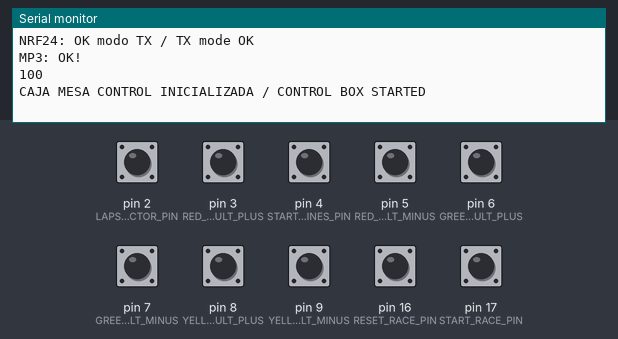
Recording of a program running on a simulated Arduino Uno, built with avr-gcc and run on an emulated ATmega328P. On the bench: the last lines printed to the serial monitor. The inputs (shaded band) are chosen by the test bench; at power-on: pin 2 (LAPS_SELECTOR_PIN), pin 3 (RED_TEAM_FAULT_PLUS), pin 4 (START_ENGINES_PIN), pin 5 (RED_TEAM_FAULT_MINUS), pin 6 (GREEN_TEAM_FAULT_PLUS), pin 7 (GREEN_TEAM_FAULT_MINUS), pin 8 (YELLOW_TEAM_FAULT_PLUS), pin 9 (YELLOW_TEAM_FAULT_MINUS), pin 16 (RESET_RACE_PIN), pin 17 (START_RACE_PIN) HIGH. Random numbers use the default seed unless the program sets one; no radio packets arrive unless stated; the audio player accepts every command and is not drawn.

Above: at 1.7 s.
1.8 s: pin 3 (RED_TEAM_FAULT_PLUS) pulled LOW for 0.15 s
At 3.0 s:
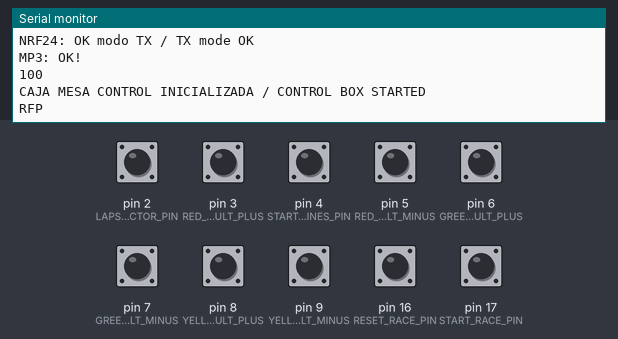
3.4 s: pin 5 (RED_TEAM_FAULT_MINUS) pulled LOW for 0.15 s
At 4.3 s:
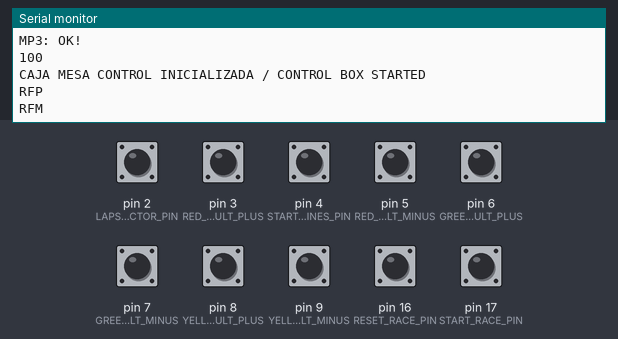
5.0 s: pin 6 (GREEN_TEAM_FAULT_PLUS) pulled LOW for 0.15 s
At 5.6 s:
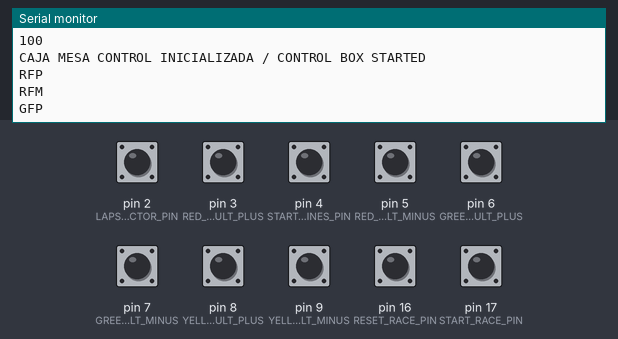
6.6 s: pin 7 (GREEN_TEAM_FAULT_MINUS) pulled LOW for 0.15 s
At 7.8 s:
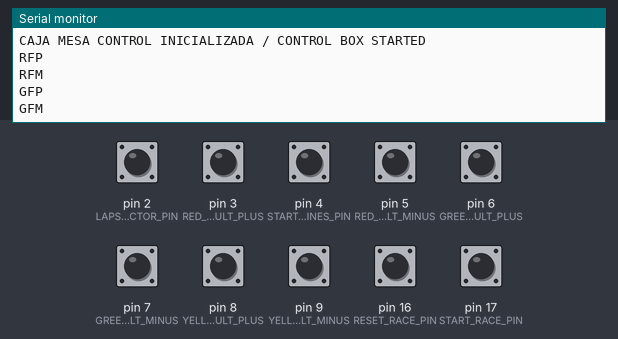
8.2 s: pin 8 (YELLOW_TEAM_FAULT_PLUS) pulled LOW for 0.15 s
At 9.2 s:
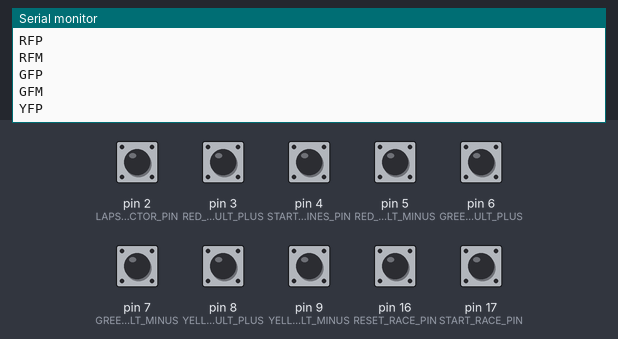
9.8 s: pin 9 (YELLOW_TEAM_FAULT_MINUS) pulled LOW for 0.15 s
At 10.4 s:
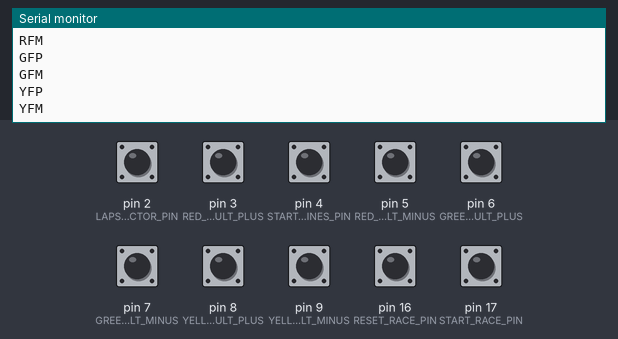

The program:

main.cpp
```cpp
/*
  CRONOMETRAJE F2C TEAM RACING / F2C TEAM RACING TIMING
  CAJA MESA CONTROL módulo 2.4 gHz / CONTROL BOX 2.4 gHz module
  v3.0 actualizado 21sep2023 / updated sep212023
*/

#include "config.h"
#include "main.h"

void setup() {
    Serial.begin(SERIAL_MONITOR_BAUDS);
    init_pins();
    verify_config_mode();

    init_radio();
    #ifdef AUDIO_ENABLED
    init_player();
    #endif
    verify_laps_selector_pin(true);

    #ifdef DEBUG
    Serial.println("CAJA MESA CONTROL INICIALIZADA / CONTROL BOX STARTED");
    #endif
}

void loop() {
    loop_buttons();
}
```

main.h
```cpp
#pragma once

#include "config.h"

void init_pins() {
    pinMode(DF_BUSY_PIN, INPUT_PULLUP);

    // Config pines para objetos de control de pulsadores, todos con PULLUP habilitado
    // Pins config for pushbuttons control objects, all with enabled PULLUP
    btn_rtfp.attach(RED_TEAM_FAULT_PLUS, INPUT_PULLUP);
    btn_rtfm.attach(RED_TEAM_FAULT_MINUS, INPUT_PULLUP);
    btn_gtfp.attach(GREEN_TEAM_FAULT_PLUS, INPUT_PULLUP);
    btn_gtfm.attach(GREEN_TEAM_FAULT_MINUS, INPUT_PULLUP);
    btn_ytfp.attach(YELLOW_TEAM_FAULT_PLUS, INPUT_PULLUP);
    btn_ytfm.attach(YELLOW_TEAM_FAULT_MINUS, INPUT_PULLUP);
    btn_sr.attach(START_RACE_PIN, INPUT_PULLUP);
    btn_rr.attach(RESET_RACE_PIN, INPUT_PULLUP);
    btn_se.attach(START_ENGINES_PIN, INPUT_PULLUP);
    btn_ls.attach(LAPS_SELECTOR_PIN, INPUT_PULLUP);

    // Intervalo de lectura para debouncing / debouncing interval
    btn_rtfp.interval(BUTTONS_READING_FREQ);
    btn_rtfm.interval(BUTTONS_READING_FREQ);
    btn_gtfp.interval(BUTTONS_READING_FREQ);
    btn_gtfm.interval(BUTTONS_READING_FREQ);
    btn_ytfp.interval(BUTTONS_READING_FREQ);
    btn_ytfm.interval(BUTTONS_READING_FREQ);
    btn_sr.interval(BUTTONS_READING_FREQ);
    btn_rr.interval(BUTTONS_READING_FREQ);
    btn_se.interval(BUTTONS_READING_FREQ);
    btn_ls.interval(BUTTONS_READING_FREQ);

    randomSeed(analogRead(4));
}

void init_radio() {
    if (!radio.begin()) {
        #ifdef DEBUG
        Serial.println(F("NRF24: ERROR"));
        #endif
        for(;;);
    }

    radio.setPALevel(RF24_PA_MAX); //(RF24_PA_MIN|RF24_PA_LOW|RF24_PA_HIGH|RF24_PA_MAX)
    radio.setDataRate(RF24_250KBPS); //(RF24_250KBPS|RF24_1MBPS|RF24_2MBPS)
    radio.setChannel(NRF_CHANNEL);
    radio.setPayloadSize(sizeof(payload));
    radio.openWritingPipe(RADIO_ADDRESSES[0]);
    radio.stopListening(); // Modo TX / TX Mode

    #ifdef DEBUG
    Serial.println(F("NRF24: OK modo TX / TX mode OK"));
    #endif
}

void init_player() {
    #ifdef AUDIO_ENABLED
    dfSerial.begin(9600);

    if (!dfPlayer.begin(dfSerial)) {
        #ifdef DEBUG
        Serial.println(F("MP3: ERROR"));
        #endif
        for(;;);
    }
    dfPlayer.volume(AUDIO_VOLUME);

    #ifdef DEBUG
    Serial.println(F("MP3: OK!"));
    #endif
    #endif
}

void send_radio_payload(int node) {
    if (node == -1) {
        for (int i = 0; i < 3; i++) {
            radio.openWritingPipe(RADIO_ADDRESSES[i]);
            radio.stopListening();
            // Asigna un id al azar / chooses a random id for the message
            ltoa(random(1, 65535), payload.id, 10);
            radio.write(&payload, sizeof(payload));
            delayMicroseconds(500);
        }
    } else {
        radio.openWritingPipe(RADIO_ADDRESSES[node]);
        radio.stopListening();
        // Asigna un id al azar / chooses a random id for the message
        ltoa(random(1, 65535), payload.id, 10);
        radio.write(&payload, sizeof(payload));
    }

    #ifdef DEBUG
    Serial.println(payload.data);
    #endif
}

void verify_laps_selector_pin(boolean onBoot = false) {
    // Chequea el estado del selector de vueltas y manda el mensaje
    // Se aprovecha también para cambiar entre audio español o inglés al iniciar
    // Check status for the laps selector switch and sends the message
    // Is also used to switch between spanish and english audio when booting
    if (btn_ls.read()) {
        strcpy(payload.data, "100");

        #ifdef AUDIO_ENABLED
        if (onBoot) { current_audio_ptr = 1; }
        #endif
    } else {
        strcpy(payload.data, "200");

        #ifdef AUDIO_ENABLED
        if (onBoot) { current_audio_ptr = 2; }
        #endif
    }

    send_radio_payload(-1);
}

void verify_config_mode() {
    mode = digitalRead(START_RACE_PIN) ? NORMAL: CONFIG;
}

void loop_buttons() {
    int destination_node = -1;
    static bool sendRadioCommand = false;

    // Rutinas de control de los pulsadores, deben ejecutarse tan seguido como se pueda en el loop
    // Pushbuttons control routines, must be executed as fast as possible in the main loop
    btn_rtfp.update();
    btn_rtfm.update();
    btn_gtfp.update();
    btn_gtfm.update();
    btn_ytfp.update();
    btn_ytfm.update();
    btn_sr.update();
    btn_rr.update();
    btn_se.update();
    btn_ls.update();

    // Equipo rojo, pulsadores agregado y resta falta / Red team, add / delete warning pushbuttons
    if (btn_rtfp.fell()) {
        if (mode == NORMAL) {
            strcpy(payload.data, "RFP");
            destination_node = 0;
        } else {
            strcpy(payload.data, "BRP");
        }
        sendRadioCommand = true;
    }
    if (btn_rtfm.fell()) {
        if (mode == NORMAL) {
            strcpy(payload.data, "RFM");
            destination_node = 0;
        } else {
            strcpy(payload.data, "BRM");
        }
        sendRadioCommand = true;
    }

    // Equipo verde, pulsadores agregado y resta falta / Green team, add / delete warning pushbuttons
    if (btn_gtfp.fell()) {
        strcpy(payload.data, "GFP");
        destination_node = 1;
        sendRadioCommand = true;
    }
    if (btn_gtfm.fell()) {
        strcpy(payload.data, "GFM");
        destination_node = 1;
        sendRadioCommand = true;
    }

    // Equipo amarillo, pulsadores agregado y resta falta / Yellow team, add / delete warning pushbuttons
    if (btn_ytfp.fell()) {
        strcpy(payload.data, "YFP");
        destination_node = 2;
        sendRadioCommand = true;
    }
    if (btn_ytfm.fell()) {
        strcpy(payload.data, "YFM");
        destination_node = 2;
        sendRadioCommand = true;
    }

    // Pulsador inicio crono carrera / Start racing pushbutton
    if (btn_sr.fell()) {
        #ifdef AUDIO_ENABLED
        dfPlayer.stop();
        #endif
        strcpy(payload.data, "SRS");
        sendRadioCommand = true;
    }

    // Pulsador reseteo crono carrera / Reset racing pushbutton
    if (btn_rr.fell()) {
        #ifdef AUDIO_ENABLED
        dfPlayer.stop();
        #endif
        strcpy(payload.data, "RRS");
        sendRadioCommand = true;
    }

    // Pulsador arrancar motores / Start engines pushbutton
    if (btn_se.fell()) {
        // Se reproduce el audio de inicio si está habilitado / Start engines audio is played if enabled
        #ifdef AUDIO_ENABLED
        dfPlayer.play(current_audio_ptr);
        start_signal_just_received = true;
        start_delay_timer = millis();

        #else
        strcpy(payload.data, "SES");
        sendRadioCommand = true;
        #endif
    }

    // Switch elección de vueltas / Laps selector switch
    if (btn_ls.changed()) {
        verify_laps_selector_pin();
    }

    #ifdef AUDIO_ENABLED
    if (start_signal_just_received && millis() - start_delay_timer >= START_SIGNAL_DELAY) {
        start_signal_just_received = false;
        start_delay_timer = millis();
        player_status_timer = millis();
        strcpy(payload.data, "SES");
        sendRadioCommand = true;
        check_player_status = true;
    }

    /* if (check_player_status && millis() - player_status_timer >= 10) {
        if (digitalRead(DF_BUSY_PIN)) {
            strcpy(payload.data, "SRS");
            sendRadioCommand = true;
            check_player_status = false;
        }

        player_status_timer = millis();
    } */
    #endif

    // Envío mensaje radio / Radio message delivery
    if (sendRadioCommand) {
        send_radio_payload(destination_node);
        sendRadioCommand = false;
    }
}
```

config.h
```cpp
/*
https://lastminuteengineers.com/nrf24l01-arduino-wireless-communication/
*/

#pragma once

#define DEBUG // Si se define se habilita la consola serial / If defined, serial console is enabled
#define AUDIO_ENABLED // Si se define, se activa el uso de audio / If defined, audio module is enabled

#include <Arduino.h>
#include <Bounce2.h>
#include <SPI.h>
#include <RF24.h>
#ifdef AUDIO_ENABLED
#include <SoftwareSerial.h>
#include <DFRobotDFPlayerMini.h>
#endif

// Constantes pines / pins definition
#define RED_TEAM_FAULT_PLUS 3
#define RED_TEAM_FAULT_MINUS 5
#define GREEN_TEAM_FAULT_PLUS 6
#define GREEN_TEAM_FAULT_MINUS 7
#define YELLOW_TEAM_FAULT_PLUS 8
#define YELLOW_TEAM_FAULT_MINUS 9
#define RESET_RACE_PIN 16
#define START_RACE_PIN 17
#define START_ENGINES_PIN 4
#define LAPS_SELECTOR_PIN 2
#define NRF_CE_PIN 15
#define NRF_CSN_PIN 10
#define DF_TX_PIN 19
#define DF_RX_PIN 18
#define DF_BUSY_PIN 14

// Constantes generales / general constants
#define SERIAL_MONITOR_BAUDS 115200
#define RADIO_COMMAND_LENGTH 3
#define BUTTONS_READING_FREQ 30
#define NRF_CHANNEL 108
#define AUDIO_VOLUME 15 // 0 a 30
#define START_SIGNAL_DELAY 5500

// Objectos para control de radio y pulsadores / Objects for radio and pushbuttons control
RF24 radio(NRF_CE_PIN, NRF_CSN_PIN);
Bounce btn_rtfp, btn_rtfm, btn_gtfp, btn_gtfm, btn_ytfp, btn_ytfm, btn_sr, btn_rr, btn_se, btn_ls = Bounce();
#ifdef AUDIO_ENABLED
SoftwareSerial dfSerial(DF_RX_PIN, DF_TX_PIN);
DFRobotDFPlayerMini dfPlayer;
#endif

// Dirección de comunicación / NRF comm address
const byte RADIO_ADDRESSES[3][6] = {"00001", "00002", "00003"};

// Payload para manejo de datos / Payload for data handling
struct Payload {
    char id[6];
    char data[RADIO_COMMAND_LENGTH + 1] = "000";
};

Payload payload;

// Puntero archivos de audio (0- español, 1- inglés) / Audios pointer (0- spanish, 1- english)
#ifdef AUDIO_ENABLED
int current_audio_ptr = 1;
uint32_t start_delay_timer = 0;
uint32_t player_status_timer = 0;
bool start_signal_just_received = false;
bool check_player_status = false;
#endif

enum Modes { CONFIG, NORMAL };
Modes mode = NORMAL;
```

Measured:
- after the input at 1.8 s, the serial monitor: prints a new line at once (image 1)
- after the input at 3.4 s, the serial monitor: prints a new line at once (image 2)
- after the input at 5.0 s, the serial monitor: prints a new line at once (image 3)
- after the input at 6.6 s, the serial monitor: prints a new line at once (image 4)
- after the input at 8.2 s, the serial monitor: prints a new line at once (image 5)
- after the input at 9.8 s, the serial monitor: prints a new line at once (image 6)
